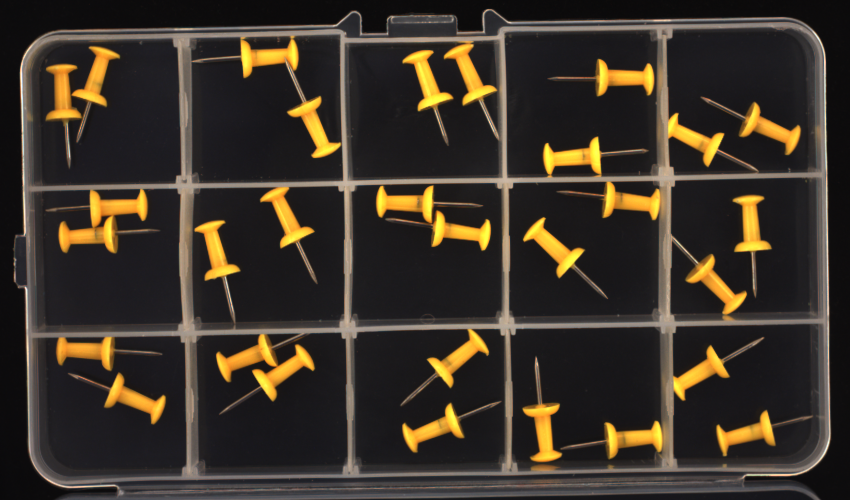
#> input picture test/imagens_pins/pushpins_logical_anomalies_021.png, 1700 x 1000 px, found by its file name (shown at 1/2 size)
$ python code.py
#> lines starting #> are read from the running program, lines starting #| are printed output that depends on the picture; after the words box and inside, x2 and y2 are one past the last pixel; in counts of white or black regions, pixels touching at a corner belong together
import cv2
import numpy as np
import matplotlib.pyplot as plt

plt.rcParams['figure.figsize'] = [10, 10]

image_bgr = cv2.imread('C:/Users/usuario/Documents/Meus Programas/HawkEye-BackEnd/test/imagens_pins/pushpins_logical_anomalies_021.png')
#> image_bgr is the input picture: shape (1000, 1700, 3); mean B, G, R 41, 51.7, 60.1
image_rgb = cv2.cvtColor(image_bgr, cv2.COLOR_BGR2RGB)

hsv_image = cv2.cvtColor(image_bgr, cv2.COLOR_BGR2HSV)
#> hsv_image: shape (1000, 1700, 3); mean H, S, V 90.3, 47.2, 61.3

lower_yellow = np.array([10, 165, 100])
upper_yellow = np.array([30, 255, 255])
mask = cv2.inRange(hsv_image, lower_yellow, upper_yellow)
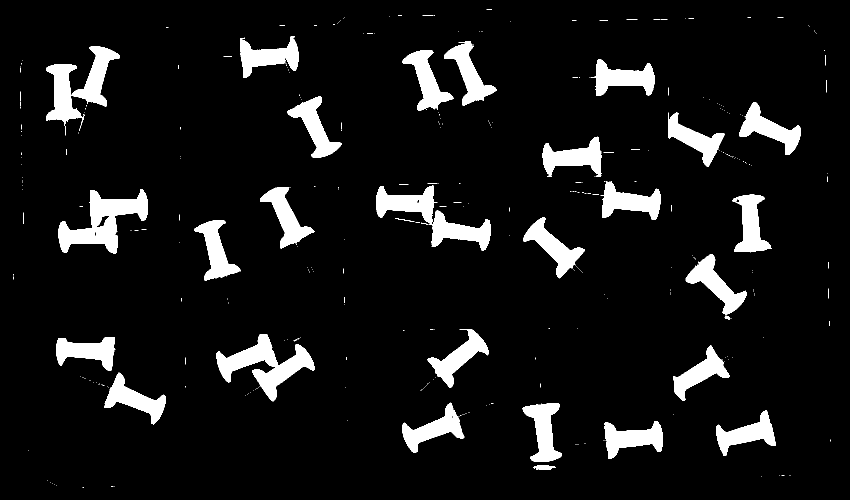
#> mask: shape (1000, 1700) (shown at 1/2 size); 8.3% white; 387 white regions (349 under 20 px)

contours, _ = cv2.findContours(mask, cv2.RETR_EXTERNAL, cv2.CHAIN_APPROX_SIMPLE)
#> contours = 387 contours, 358 with area under 20; largest, box (x1, y1, x2, y2) and area: (116, 379, 295, 507) 9554, (432, 669, 630, 803) 9006, (752, 372, 982, 502) 8876, (1371, 508, 1494, 631) 4702, (1182, 118, 1309, 192) 4622
min_area = 2000

filtered_contours = []
for contour in contours:
    area = cv2.contourArea(contour)
    if area > min_area:
        filtered_contours.append(contour)
#> this loop made 387 passes
#> area on passes 14, 27, 38: 230, 4478, 4194
#> after the loop, filtered_contours = 27 contours; largest, box (x1, y1, x2, y2) and area: (116, 379, 295, 507) 9554, (432, 669, 630, 803) 9006, (752, 372, 982, 502) 8876, (1371, 508, 1494, 631) 4702, (1182, 118, 1309, 192) 4622

image_with_contours = image_rgb.copy()

cv2.drawContours(image_with_contours, filtered_contours, -1, (255, 0, 255), 3)
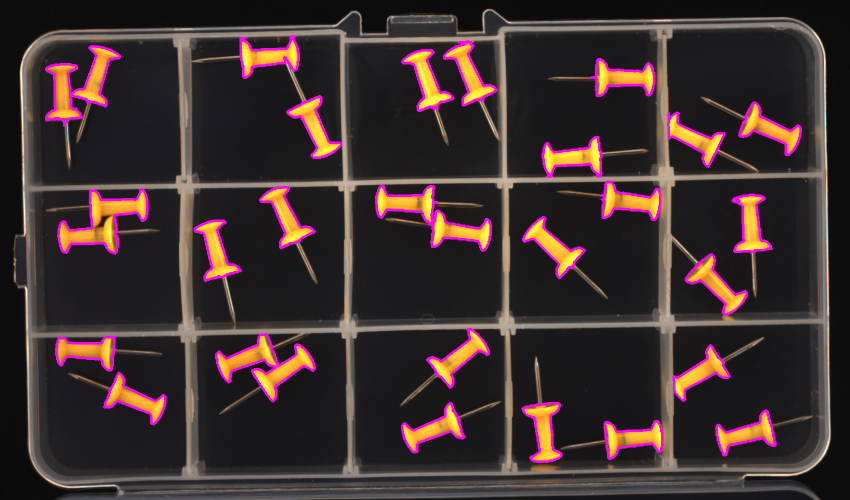
#> image_with_contours: shape (1000, 1700, 3) (shown at 1/2 size); mean R, G, B 64.1, 48.6, 48.2
num_objects = len(filtered_contours)
#> num_objects = 27

kernel = np.ones((5,5), np.uint8)
opening = cv2.morphologyEx(mask, cv2.MORPH_OPEN, kernel, 5)
#> opening: shape (1000, 1700); 8.1% white; 31 white regions, largest, box (x1, y1, x2, y2) and area: (116, 379, 295, 507) 9616, (432, 669, 629, 802) 9337, (1372, 509, 1494, 628) 4854
sure_bg = cv2.dilate(opening, kernel, iterations=1)
#> sure_bg: shape (1000, 1700); 9.8% white; 27 white regions, largest, box (x1, y1, x2, y2) and area: (114, 377, 297, 509) 11390, (430, 667, 631, 804) 11312, (750, 370, 984, 503) 11032
dist_transform = cv2.distanceTransform(opening, cv2.DIST_L2, 5)
_, sure_fg = cv2.threshold(dist_transform, 0.22 * dist_transform.max(), 255, 0)
#> sure_fg: shape (1000, 1700) float32; 5.5% white; 31 white regions (1 under 20 px), largest, box (x1, y1, x2, y2) and area: (1376, 513, 1490, 624) 3405, (120, 433, 232, 503) 3314, (1050, 810, 1119, 920) 3301
sure_fg = np.uint8(sure_fg)
unknown = cv2.subtract(sure_bg, sure_fg)
#> unknown: shape (1000, 1700); 4.4% white; 29 white regions, largest, box (x1, y1, x2, y2) and area: (750, 370, 984, 503) 4920, (430, 667, 631, 804) 4880, (114, 377, 297, 509) 4868
_, markers = cv2.connectedComponents(sure_fg)
#> markers: shape (1000, 1700) int32; 32 distinct labels, from 0 to 31
markers = markers + 1
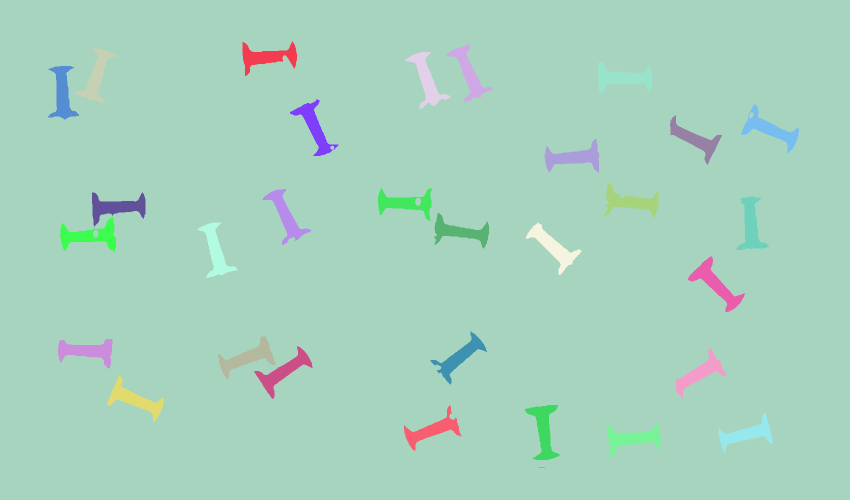
#> markers: shape (1000, 1700) int32 (shown at 1/2 size); 32 distinct labels, from 1 to 32; one colour per label, 0 black
markers[unknown == 255] = 0
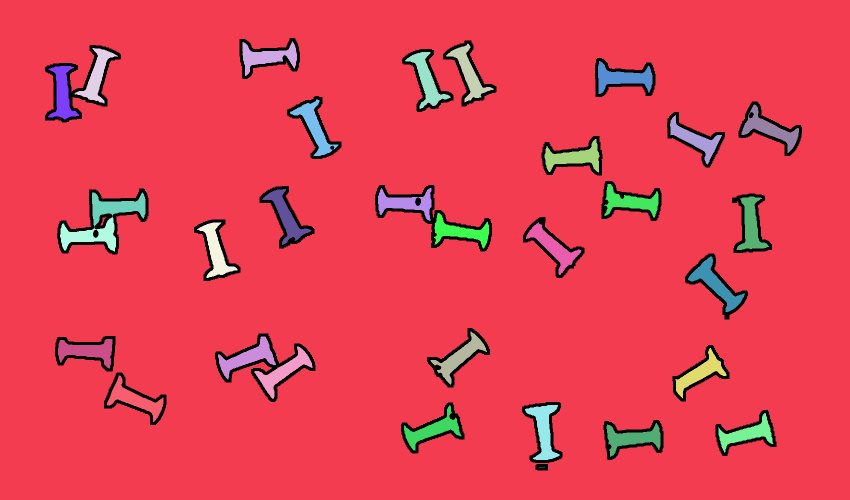
#> markers: shape (1000, 1700) int32 (shown at 1/2 size); 33 distinct labels, from 0 to 32; one colour per label, 0 black

image_for_watershed = image_rgb.copy()
markers = cv2.watershed(image_for_watershed, markers)
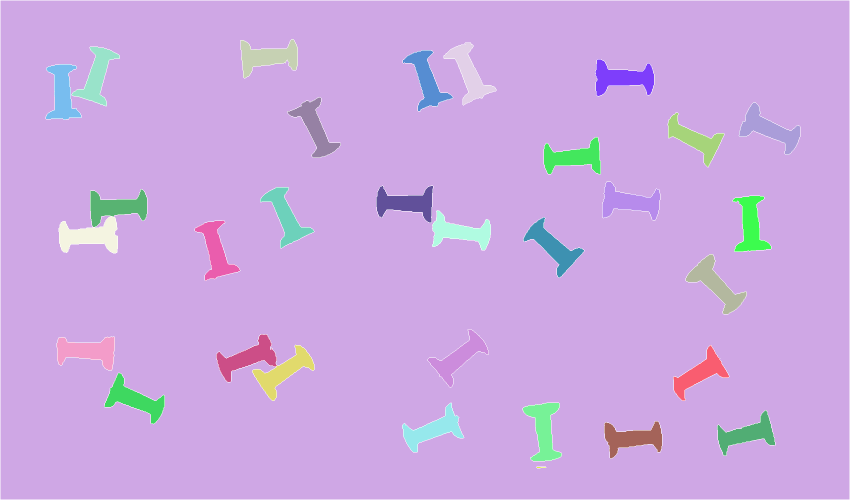
#> markers: shape (1000, 1700) int32 (shown at 1/2 size); 33 distinct labels, from -1 to 32; one colour per label, 0 black, -1 white

image_with_separated_contours = image_rgb.copy()
new_num_objects = 0

for label in np.unique(markers):
    if label <= 1:
        continue

    object_mask = np.zeros(mask.shape, dtype="uint8")
    object_mask[markers == label] = 255

    contours, _ = cv2.findContours(object_mask, cv2.RETR_EXTERNAL, cv2.CHAIN_APPROX_SIMPLE)

    for contour in contours:
        if cv2.contourArea(contour) > 500:
            cv2.drawContours(image_with_separated_contours, [contour], -1, (255, 0, 255), 3)
            new_num_objects += 1
#> this loop made 33 passes
#> label on pass 1: -1
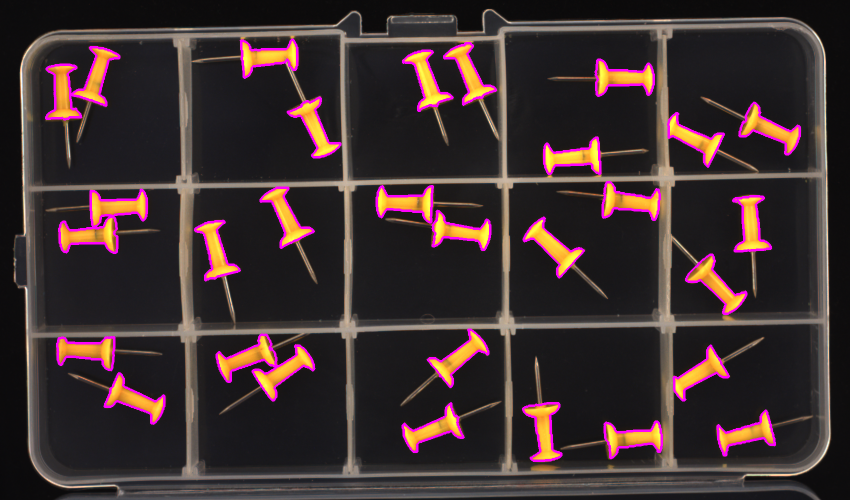
#> image_with_separated_contours: shape (1000, 1700, 3) (shown at 1/2 size); mean R, G, B 62.9, 48.1, 47.7
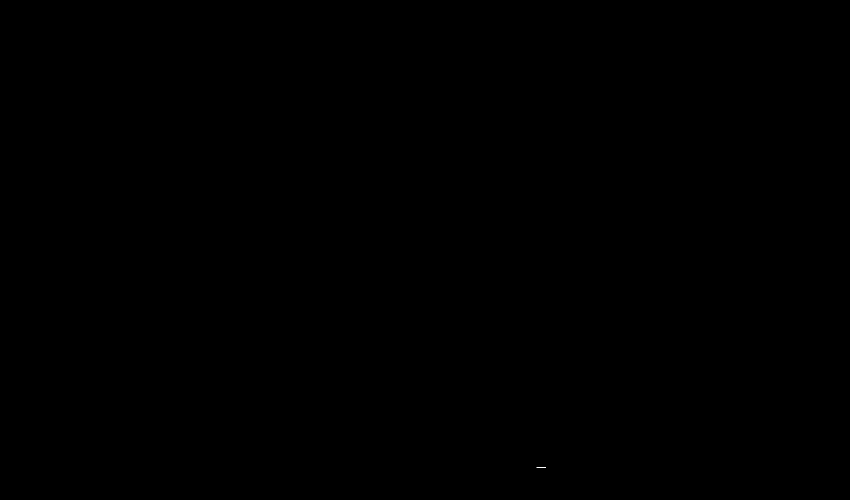
#> object_mask: shape (1000, 1700) (shown at 1/2 size); 0% white in thin lines or dots, all inside (x1, y1, x2, y2) = (1073, 934, 1092, 936)
#> after the loop, new_num_objects = 30


plt.imshow(image_with_separated_contours)
plt.title(f'7. Contornos Finais Separados ({new_num_objects} objetos)')
plt.axis('off')
plt.show()

$ run again, with test/imagens_pins/pushpins_logical_anomalies_009.png copied over test/imagens_pins/pushpins_logical_anomalies_021.png
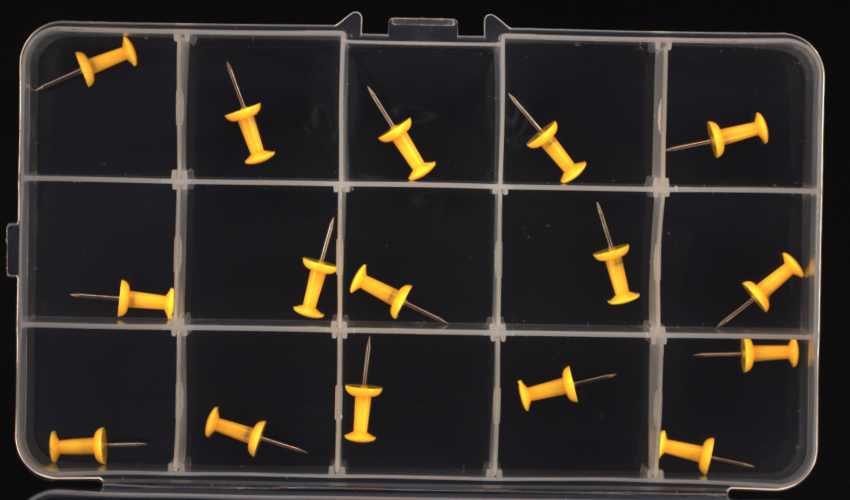
#> input picture test/imagens_pins/pushpins_logical_anomalies_009.png, 1700 x 1000 px, found by its file name (shown at 1/2 size)
#> image_bgr is the input picture: shape (1000, 1700, 3); mean B, G, R 40, 44.4, 50
#> hsv_image: shape (1000, 1700, 3); mean H, S, V 101, 39.6, 51.6
#> mask: shape (1000, 1700); 4.4% white; 228 white regions (202 under 20 px)
#> `contours, _ = cv2.findContours(mask, cv2.RETR_EXTERNAL, cv2.CHAIN_APPR..`: contours = 228 contours, 212 with area under 20; largest, box (x1, y1, x2, y2) and area: (1052, 242, 1173, 367) 4704, (1415, 224, 1537, 315) 4637, (756, 234, 871, 364) 4620, (1186, 488, 1280, 609) 4578, (1485, 505, 1609, 625) 4567
#> the loop `for contour in contours:` made 228 passes
#> area on passes 22, 23, 27: 4076, 4539, 4344
#> after the loop `for contour in contours:`: filtered_contours = 16 contours; largest, box (x1, y1, x2, y2) and area: (1052, 242, 1173, 367) 4704, (1415, 224, 1537, 315) 4637, (756, 234, 871, 364) 4620, (1186, 488, 1280, 609) 4578, (1485, 505, 1609, 625) 4567
#> image_with_contours: shape (1000, 1700, 3); mean R, G, B 52.1, 42.8, 43.8
#> num_objects = 16
#> opening: shape (1000, 1700); 4.3% white; 16 white regions, largest, box (x1, y1, x2, y2) and area: (1054, 243, 1173, 367) 4887, (1415, 226, 1537, 315) 4814, (758, 238, 871, 363) 4740
#> sure_bg: shape (1000, 1700); 5.3% white; 16 white regions, largest, box (x1, y1, x2, y2) and area: (1052, 241, 1175, 369) 5954, (756, 236, 873, 365) 5807, (1413, 224, 1539, 317) 5799
#> unknown: shape (1000, 1700); 2.3% white; 19 white regions, largest, box (x1, y1, x2, y2) and area: (1187, 487, 1280, 611) 2723, (756, 236, 873, 365) 2625, (585, 513, 674, 639) 2598
#> `markers = cv2.watershed(image_for_watershed, markers)`:
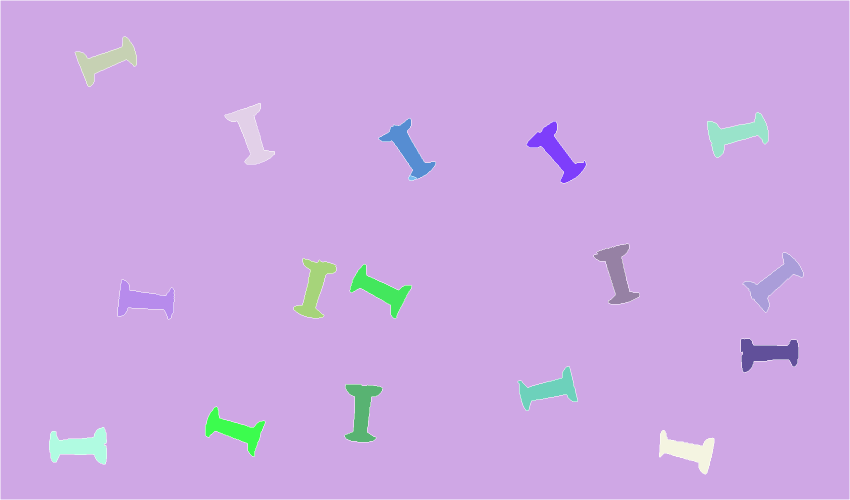
#> markers: shape (1000, 1700) int32 (shown at 1/2 size); 19 distinct labels, from -1 to 18; one colour per label, 0 black, -1 white
#> the loop `for label in np.unique(markers):` made 19 passes
#> label on pass 1: -1
#> after the loop `for label in np.unique(markers):`:
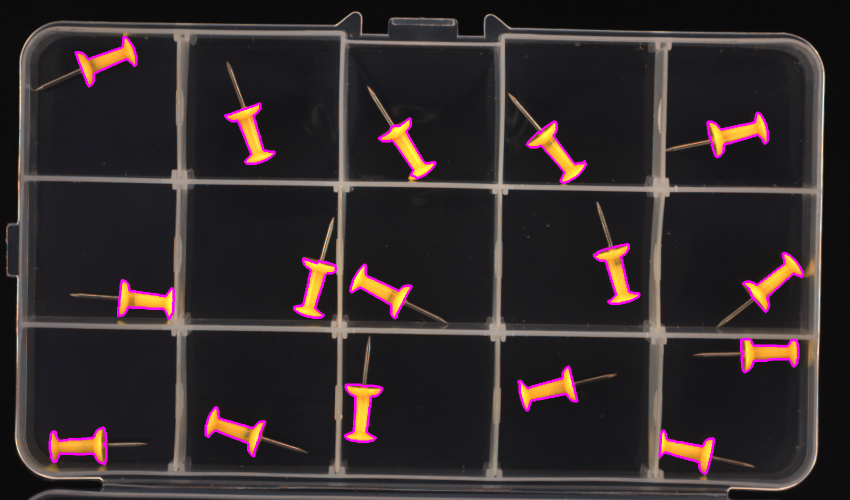
#> image_with_separated_contours: shape (1000, 1700, 3) (shown at 1/2 size); mean R, G, B 51.5, 42.5, 43.5

$ run again, with test/imagens_pins/pushpins_logical_anomalies_041.png copied over test/imagens_pins/pushpins_logical_anomalies_021.png
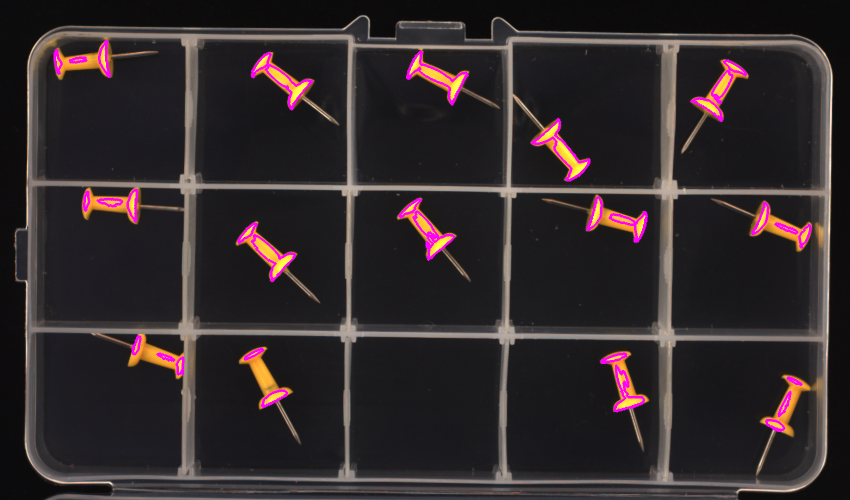
#> input picture test/imagens_pins/pushpins_logical_anomalies_041.png, 1700 x 1000 px, found by its file name (shown at 1/2 size)
#> image_bgr is the input picture: shape (1000, 1700, 3); mean B, G, R 43.5, 41.9, 49.8
#> hsv_image: shape (1000, 1700, 3); mean H, S, V 104.6, 39, 51.5
#> `mask = cv2.inRange(hsv_image, lower_yellow, upper_yellow)`:
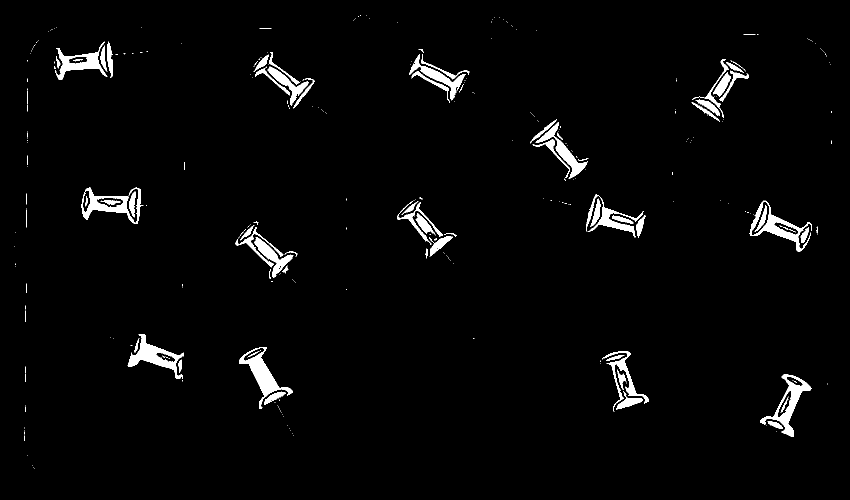
#> mask: shape (1000, 1700) (shown at 1/2 size); 2.6% white; 317 white regions (246 under 20 px)
#> `contours, _ = cv2.findContours(mask, cv2.RETR_EXTERNAL, cv2.CHAIN_APPR..`: contours = 302 contours, 251 with area under 20; largest, box (x1, y1, x2, y2) and area: (1498, 401, 1624, 504) 3970, (1520, 749, 1623, 874) 3612, (163, 374, 287, 448) 3458, (478, 694, 586, 818) 3384, (255, 669, 367, 758) 3144
#> the loop `for contour in contours:` made 302 passes
#> area on passes 17, 30, 31: 192, 401.5, 580
#> after the loop `for contour in contours:`: filtered_contours = 6 contours; box (x1, y1, x2, y2) and area: (1498, 401, 1624, 504) 3970, (1520, 749, 1623, 874) 3612, (163, 374, 287, 448) 3458, (478, 694, 586, 818) 3384, (255, 669, 367, 758) 3144, (112, 83, 215, 159) 2506
#> image_with_contours: shape (1000, 1700, 3); mean R, G, B 50.5, 41.3, 44.9
#> num_objects = 6
#> opening: shape (1000, 1700); 2% white; 87 white regions, largest, box (x1, y1, x2, y2) and area: (256, 669, 360, 739) 2731, (478, 707, 558, 793) 2645, (1546, 762, 1621, 873) 2262
#> sure_bg: shape (1000, 1700); 3% white; 28 white regions, largest, box (x1, y1, x2, y2) and area: (1500, 406, 1619, 505) 4309, (476, 705, 585, 809) 4222, (112, 86, 227, 161) 4076
#> unknown: shape (1000, 1700); 2.3% white; 29 white regions, largest, box (x1, y1, x2, y2) and area: (1500, 406, 1619, 505) 3566, (163, 374, 283, 440) 3278, (112, 86, 227, 161) 3032
#> the loop `for label in np.unique(markers):` made 80 passes
#> label on pass 1: -1
#> after the loop `for label in np.unique(markers):`:
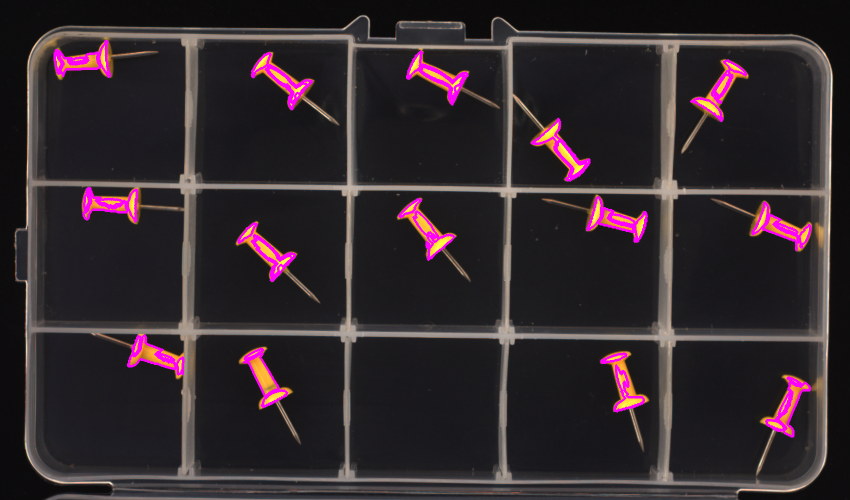
#> image_with_separated_contours: shape (1000, 1700, 3) (shown at 1/2 size); mean R, G, B 50.1, 40.8, 45
#> after the loop `for label in np.unique(markers):`: new_num_objects = 12
